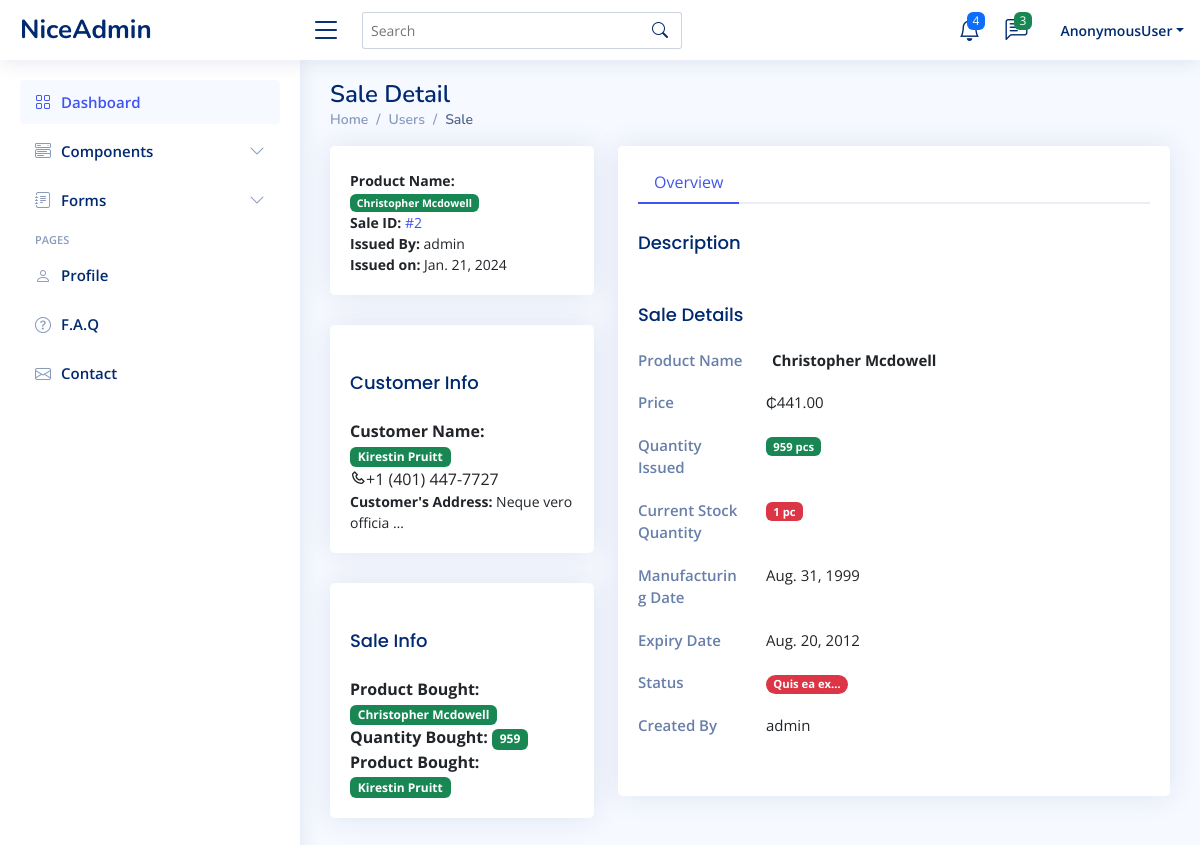
The app's page /store/sale-detail/2, older data.
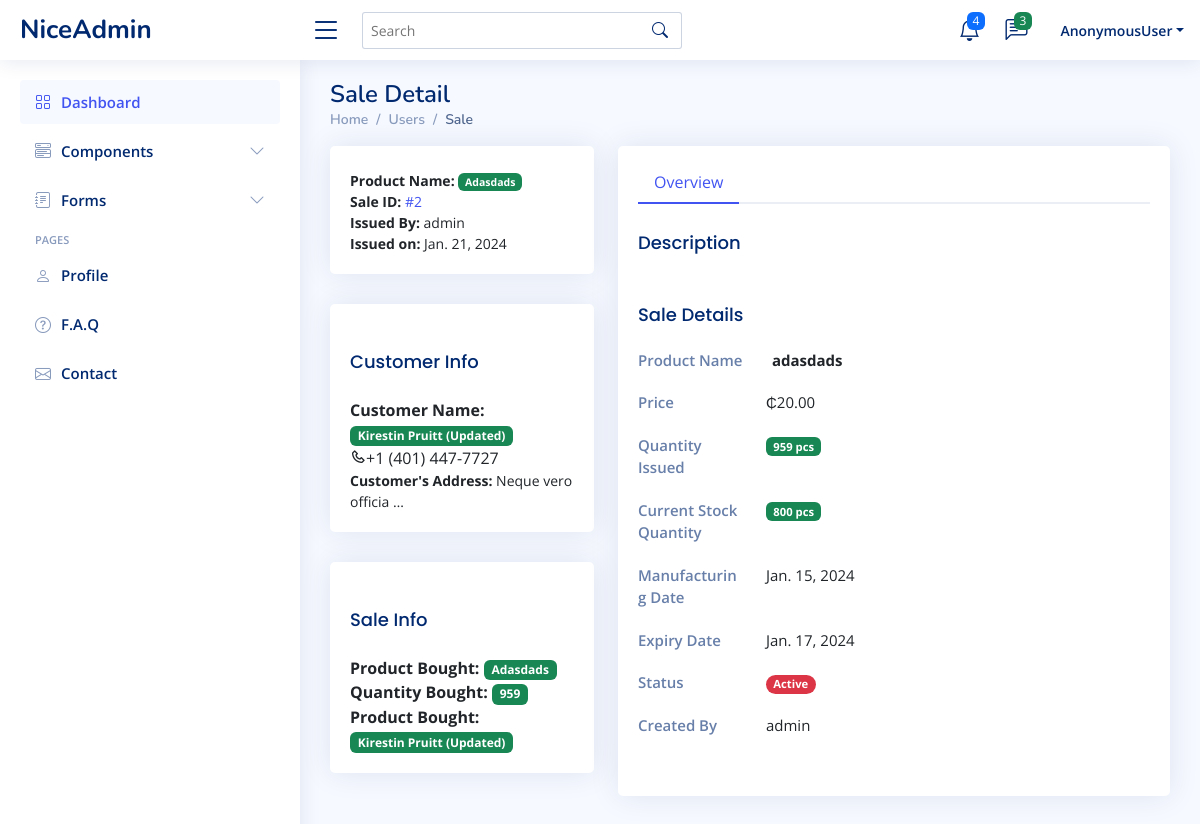
The same page, newer data.
### store/models.py (models this page shows, shortened)
class Sale(models.Model):
    customer_name = models.CharField(max_length=2000, null=True)
    product = models.ForeignKey(Product, on_delete=models.SET_NULL, null=True)
    quantity = models.PositiveIntegerField(null=True)
    phone = models.CharField(max_length=20, null=True)
    address = models.TextField(null=True)
    issued_by = models.ForeignKey(User, on_delete=models.CASCADE, null=True)
    date_issued = models.DateTimeField(auto_now_add=True)

class Product(models.Model):
    name = models.CharField(max_length=100, null=True)
    description = models.TextField(null=True)
    category = models.ManyToManyField('Category', related_name='category')
    price = models.DecimalField(decimal_places=2, max_digits=90000,null=True)
    quantity = models.IntegerField(null=True)
    manufacturing_date = models.DateTimeField(null=True)
    expiry_date = models.DateTimeField(null=True)
    status = models.CharField(max_length=200)
    created_by = models.ForeignKey(User, on_delete=models.CASCADE, null=True)

### store/views.py (the view)
# urls.py: path('sale-detail/<pk>', SaleDetail.as_view(), name='sale_detail'),
class SaleDetail(DetailView):
    model = Sale
    template_name = 'store/view_sale.html'
    context_object_name = 'sale'
    def get_context_data(self, **kwargs):
        context = super().get_context_data(**kwargs)
        context["page"] = 'sale_detail'
        return context

### templates/store/view_sale.html (shortened to what the changed rows need)
{% extends "base/base.html" %}
{% block content %}
<main id="main" class="main">
    <div class="pagetitle">
      <h1>Sale Detail</h1>
    </div>
    <section class="section profile">
      <div class="row">
        <div class="col-xl-4">
            <div class="card stick">
                <div class="card-body profile-card pt-4 d-flex flex-column">
                    <small class="fw-bold">
                        Product Name: <span class="badge bg-success text-center">{{sale.product.name|capfirst}}</span>
                    </small>
                    <small class="">
                        <b>Sale ID:</b> <a href="{% url  "sale_detail" sale.id %}" class="">#{{sale.id}}</a>
                    </small>
                    <small><b>Issued By:</b> {{sale.issued_by}}</small>
                    <small><b>Issued on:</b> {{sale.date_issued|date}}</small>
                </div>
            </div>
            <div class="card ">
                <div class="card-body profile-card pt-4 d-flex flex-column">
                    <div class="card-title">Customer Info</div>
                    <div class="card-text fw-bold">
                        Customer Name: <span class="badge bg-success text-center">{{sale.customer_name|capfirst}}</span>
                    </div>
                    <div class="card-text">
                        <i class="bx bx-phone"></i>{{sale.phone}}
                    </div>
                    <small><b>Customer's Address:</b> {{sale.address|truncatewords:3}}</small>
                </div>
            </div>
            <div class="card ">
                <div class="card-body profile-card pt-4 d-flex flex-column">
                    <div class="card-text fw-bold">
                        Product Bought: <span class="badge bg-success text-center">{{sale.product.name|capfirst}}</span>
                    </div>
                    <div class="card-text fw-bold">
                        Quantity Bought: <span class="badge bg-success text-center">{{sale.quantity}}</span>
                    </div>
                    <div class="card-text fw-bold">
                        Product Bought: <span class="badge bg-success text-center">{{sale.customer_name|capfirst}}</span>
                    </div>
                </div>
            </div>
        </div>
        <div class="col-xl-8">
          <div class="card">
            <div class="card-body pt-3">
              <div class="tab-content pt-2">
                <div class="tab-pane fade show active profile-overview" id="profile-overview">
                  <div class="row">
                    <div class="col-lg-9 col-md-8"><b>{{sale.product.name}}</b></div>
                  </div>
                  <div class="row">
                  <div class="row">
                    <div class="col-lg-3 col-md-4 label">Price</div>
                    <div class="col-lg-9 col-md-8">₵{{sale.product.price}}</div>
                  </div>
                  <div class="row">
                    <div class="col-lg-9 col-md-8">
                        {% if sale.quantity < 2 %}
                            <span class="badge bg-danger">{{sale.quantity}} pc{{ sale.quantity|pluralize }}</span>
                        {% else %}
                            <span class="badge bg-success">{{sale.quantity}} pc{{ sale.quantity|pluralize }}</span>
                        {% endif %}
                    </div>
                  </div>
                  <div class="row">
                    <div class="col-lg-9 col-md-8">
                        {% if sale.product.quantity < 10 %}
                            <span class="badge bg-danger">{{sale.product.quantity}} pc{{ sale.product.quantity|pluralize }}</span>
                        {% else %}
                            <span class="badge bg-success">{{sale.product.quantity}} pc{{ sale.product.quantity|pluralize }}</span>
                        {% endif %}
                    </div>
                  </div>
                  <div class="row">
                    <div class="col-lg-3 col-md-4 label">Manufacturing Date</div>
                    <div class="col-lg-9 col-md-8">{{sale.product.manufacturing_date|date}}</div>
                  </div>
                  <div class="row">
                    <div class="col-lg-3 col-md-4 label">Expiry Date</div>
                    <div class="col-lg-9 col-md-8">{{sale.product.expiry_date|date}}</div>
                  </div>
                  <div class="row">
                    <div class="col-lg-9 col-md-8">
                      {% if sales.status == 'Active' %}
                        <span class="badge rounded-pill bg-success">{{sale.product.status}}</span>
                      {% else %}
                        <span class="badge rounded-pill bg-danger">{{sale.product.status|truncatechars:11}}</span>
                      {% endif %}
                    </div>
                  </div>
                  <div class="row">
                    <div class="col-lg-3 col-md-4 label">Created By</div>
                    <div class="col-lg-9 col-md-8">{{sale.issued_by}}</div>
                  </div>
                </div>
            </div>
          </div>
        </div>
      </div>
    </section>
  </main>
{% endblock  %}

Row changes from the older to the newer data that the page shows:
changed Sale "admin": product.name "Christopher Mcdowell" → "Adasdads"; customer_name "Kirestin Pruitt" → "Kirestin Pruitt (Updated)"; product.name "Christopher Mcdowell" → "adasdads"; product.price "441.00" → "20.00"; product_id 4 → 3 (drawn); product.manufacturing_date "Aug. 31, 1999" → "Jan. 15, 2024"; product.expiry_date "Aug. 20, 2012" → "Jan. 17, 2024"; product.status "Quis ea ex…" → "Active"; product.quantity "1" → "800"
